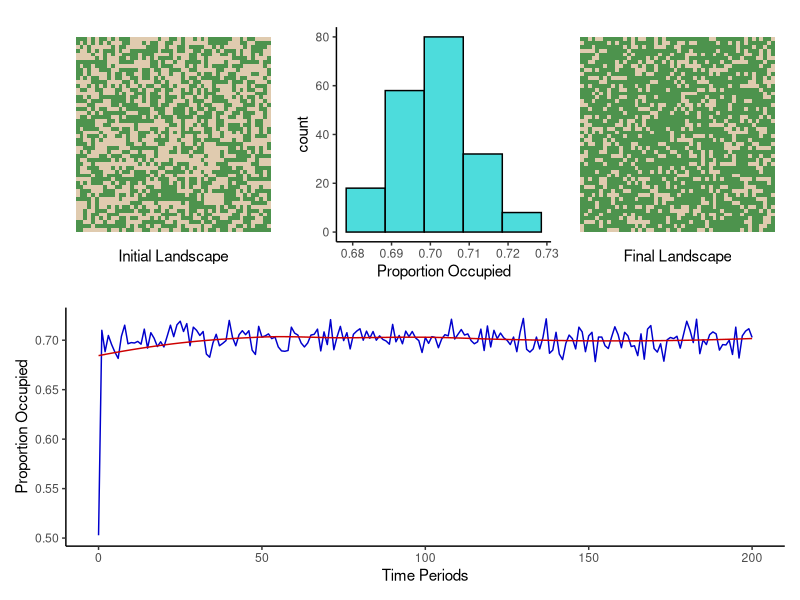

R code for this plot:
# create landscape
library(tidyverse)
library(patchwork)

create_landscape <- function(x = 5, y = 5, p_occupied = 0.5) {
  return(
    tibble(crossing(x = seq(1 : x), y = seq(1 : y)),
                      t0 = ifelse(runif(x * y, 0, 1) < p_occupied, 1, 0))
    )
}

draw_landscape <- function(landscape, col_name) {
  landscape |>
    ggplot(aes(x=x, y=y, fill=as.factor(!!sym(col_name)))) +
    geom_tile(alpha = 0.7) +
    scale_fill_manual(values = c("tan","darkgreen"),
                      labels = c("absent", "present")) +
    theme_classic() +
    labs(fill="") +
    theme(aspect.ratio = 1,
          legend.position = "none",
          axis.title.y = element_blank(),
          axis.ticks = element_blank(),
          axis.text = element_blank(),
          axis.line = element_blank(),
          )
}

simulate <- function(landscape, 
                     iterations = 50, 
                     colonization_rate = 0.5, 
                     extirpation_rate = 0.5) {
  sim <- landscape
  for (i in 1:iterations) {
    next_t <- sim |>
      select(last_col()) |>
      mutate(!!paste0("t",i) := ifelse(sim[[ncol(sim)]] == 0,
                                 ifelse(runif(length(sim[[ncol(sim)]]), 0, 1) < colonization_rate, 1, 0),
                                 ifelse(runif(length(sim[[ncol(sim)]]), 0, 1) < extirpation_rate, 0, 1))) |>
      select(last_col())
    sim <- add_column(sim, next_t)
  }
  return(sim)
}

create_proportions <- function(simulation) {
  patches <- simulation |>
    select(contains("t"))
  return(tibble(t = 0:(ncol(simulation)-3),
                p = colMeans(patches)))
}

# Take input parameters and produce a matrix-cell plot and histogram:

metapop <- function(x=5, 
                    y=5, 
                    starting_proportion=0.5,
                    colonization_rate=0.5, 
                    extirpation_rate=0.5,
                    iterations = 50) {
  land0 <- create_landscape(x=x,y=y,p_occupied = starting_proportion)
  sim <- simulate(landscape = land0, 
                  iterations = iterations, 
                  colonization_rate = colonization_rate,
                  extirpation_rate = extirpation_rate) 
  sim_p <- create_proportions(sim)
  
  sim_plot <- sim_p |> slice(3:(n() - 3))  
  
  p_vec <- sim_p$p
  sd_sim <- sd(p_vec)
  n_sim <- length(p_vec)
  scotts_bin <- 3.5*sd_sim/(n_sim)^(1/3)
  last_sim <- names(sim |> select(last_col()))
  p1 <- draw_landscape(sim,"t0") + labs(x="Initial Landscape")
  p2 <- ggplot(sim_plot, aes(x=p)) + 
    geom_histogram(binwidth = scotts_bin, fill="cyan3", color="black", alpha=0.7) +
    theme_classic() +
    labs(x="Proportion Occupied")
  p3 <- ggplot(sim_p,aes(x=t, y=p)) +
    geom_line(color="blue3", linewidth=0.5) +
    geom_smooth(color="red3", alpha=0.6, se=FALSE, linewidth = 0.5, method = "loess", formula = y~x) +
    theme_classic() +
    labs(x="Time Periods", y="Proportion Occupied")
  p4 <- draw_landscape(sim, last_sim) + labs(x="Final Landscape")
    
  metamodel <- list(simulation = sim,
                  proportions = sim_p,
                  plot = (p1+p2+p4)/p3 + plot_layout(guides = "collect")
                  )
  return(metamodel)
}

metapop(x=50,
        y=50,
        iterations = 200,
        starting_proportion = 0.5,
        colonization_rate = 0.7,
        extirpation_rate = 0.3)


# for testing
# sim <- simulate(create_landscape())

